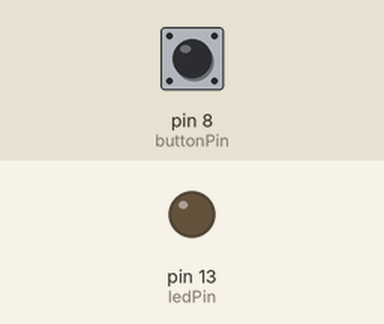
Simulated run of this sketch. Board: Arduino Uno, built with avr-gcc and run on an emulated ATmega328P. On the bench: output pins drawn as LEDs (lit = HIGH). Inputs (shaded band) come from the test bench; at power-on: pin 8 (buttonPin) HIGH.

Above: at 1.2 s.
1.3 s: pin 8 (buttonPin) pulled LOW for 0.15 s
At 1.37 s:
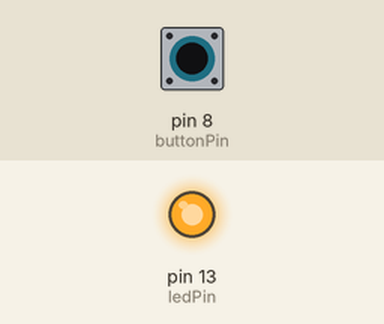
2.9 s: pin 8 (buttonPin) pulled LOW for 3.2 s
At 7.5 s:
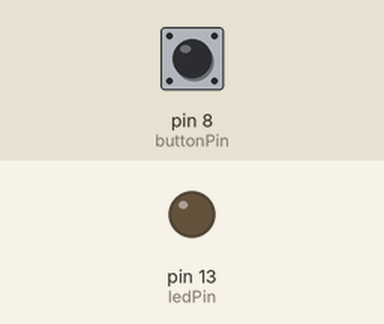
Timing chart, 0 to 9.0 s (numbered marks = the images above; inputs shaded):
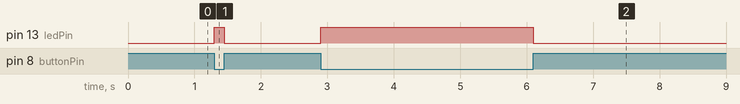

Measured:
- after the input at 1.3 s, pin 13 (ledPin): LOW → HIGH at once, → LOW 0.15 s later
- after the input at 2.9 s, pin 13 (ledPin): LOW → HIGH at once, → LOW 3.2 s later

The sketch:

Switch_led.ino
```cpp
int buttonPin = 8;
int ledPin = 13;

void setup() {
  pinMode(ledPin, OUTPUT);
  pinMode(buttonPin, INPUT_PULLUP);
}

void loop() {
  if (digitalRead(buttonPin) == LOW) {
    digitalWrite(ledPin, HIGH);
  } else {
    digitalWrite(ledPin, LOW);
  }
}
```
